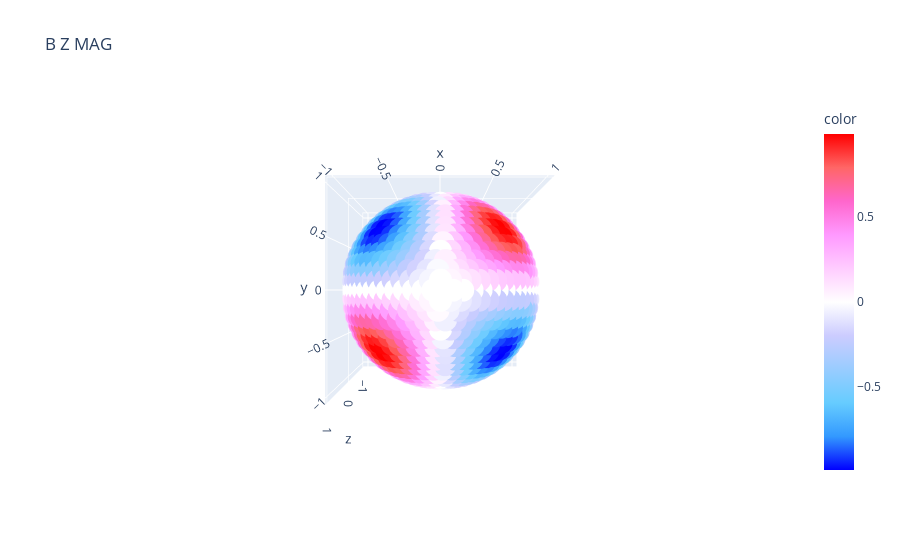

Write notebook code for a chart like this one.
### Code cell
fig = viz_plotly( LOS, sintheta_temp**2*sin2chi_temp, 
        #range_color=[-1,1], 
        title='B Z MAG',
        color_continuous_scale='Picnic' )
camera = dict(
    up=dict(x=0, y=1., z=0),
    eye=dict(x=0., y=0., z=2.5)
)
fig.update_layout(scene_camera=camera)
fig.show()

### Figure 1 — Plotly figure (JSON) as saved in the notebook; plotly's stock layout.template omitted (floating-point values rounded to 4 significant figures; data arrays with more than 128 entries replaced by an {"elided": "..."} marker saying what was removed)
{"data": [{"hovertemplate": "x=%{x}<br>y=%{y}<br>z=%{z}<br>color=%{marker.color}<extra></extra>", "legendgroup": "", "marker": {"color": {"elided": "1399 float values"}, "coloraxis": "coloraxis", "symbol": "circle"}, "mode": "markers", "name": "", "scene": "scene", "showlegend": false, "type": "scatter3d", "x": {"elided": "1399 float values"}, "y": {"elided": "1399 float values"}, "z": {"elided": "1399 float values"}}], "layout": {"coloraxis": {"colorbar": {"title": {"text": "color"}}, "colorscale": [[0, "rgb(0,0,255)"], [0.1, "rgb(51,153,255)"], [0.2, "rgb(102,204,255)"], [0.3, "rgb(153,204,255)"], [0.4, "rgb(204,204,255)"], [0.5, "rgb(255,255,255)"], [0.6, "rgb(255,204,255)"], [0.7, "rgb(255,153,255)"], [0.8, "rgb(255,102,204)"], [0.9, "rgb(255,102,102)"], [1, "rgb(255,0,0)"]]}, "legend": {"tracegroupgap": 0}, "scene": {"camera": {"eye": {"x": 0, "y": 0, "z": 2.5}, "up": {"x": 0, "y": 1, "z": 0}}, "domain": {"x": [0, 1], "y": [0, 1]}, "xaxis": {"title": {"text": "x"}}, "yaxis": {"title": {"text": "y"}}, "zaxis": {"title": {"text": "z"}}}, "title": {"text": "B Z MAG"}}}
